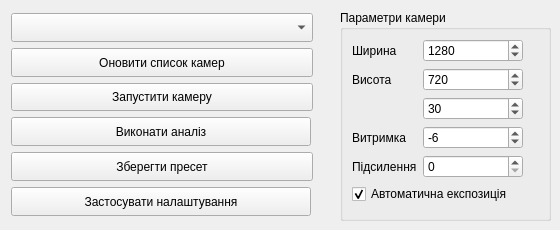
     <widget class="QWidget" name="cameraTab">
      <attribute name="title">
       <string>Камера</string>
      </attribute>
      <widget class="QGroupBox" name="cameraSettingsGroup">
       <property name="geometry">
        <rect>
         <x>340</x>
         <y>10</y>
         <width>211</width>
         <height>211</height>
        </rect>
       </property>
       <property name="title">
        <string>Параметри камери</string>
       </property>
       <layout class="QFormLayout" name="cameraSettingsLayout">
        <item row="0" column="0">
         <widget class="QLabel" name="labelWidth">
          <property name="text">
           <string>Ширина</string>
          </property>
         </widget>
        </item>
        <item row="0" column="1">
         <widget class="QSpinBox" name="widthSpinBox">
          <property name="sizePolicy">
           <sizepolicy hsizetype="Fixed" vsizetype="Fixed">
            <horstretch>0</horstretch>
            <verstretch>0</verstretch>
           </sizepolicy>
          </property>
          <property name="minimumSize">
           <size>
            <width>100</width>
            <height>0</height>
           </size>
          </property>
          <property name="minimum">
           <number>160</number>
          </property>
          <property name="maximum">
           <number>3840</number>
          </property>
          <property name="value">
           <number>1280</number>
          </property>
         </widget>
        </item>
        <item row="1" column="0">
         <widget class="QLabel" name="labelHeight">
          <property name="text">
           <string>Висота</string>
          </property>
         </widget>
        </item>
        <item row="1" column="1">
         <widget class="QSpinBox" name="heightSpinBox">
          <property name="sizePolicy">
           <sizepolicy hsizetype="Fixed" vsizetype="Fixed">
            <horstretch>0</horstretch>
            <verstretch>0</verstretch>
           </sizepolicy>
          </property>
          <property name="minimumSize">
           <size>
            <width>100</width>
            <height>0</height>
           </size>
          </property>
          <property name="minimum">
           <number>120</number>
          </property>
          <property name="maximum">
           <number>2160</number>
          </property>
          <property name="value">
           <number>720</number>
          </property>
         </widget>
        </item>
        <item row="2" column="1">
         <widget class="QSpinBox" name="fpsSpinBox">
          <property name="sizePolicy">
           <sizepolicy hsizetype="Fixed" vsizetype="Fixed">
            <horstretch>0</horstretch>
            <verstretch>0</verstretch>
           </sizepolicy>
          </property>
          <property name="minimumSize">
           <size>
            <width>100</width>
            <height>0</height>
           </size>
          </property>
          <property name="minimum">
           <number>1</number>
          </property>
          <property name="maximum">
           <number>60</number>
          </property>
          <property name="value">
           <number>30</number>
          </property>
         </widget>
        </item>
        <item row="3" column="0">
         <widget class="QLabel" name="labelExposure">
          <property name="text">
           <string>Витримка</string>
          </property>
         </widget>
        </item>
        <item row="3" column="1">
         <widget class="QSpinBox" name="exposureSpinBox">
          <property name="sizePolicy">
           <sizepolicy hsizetype="Fixed" vsizetype="Fixed">
            <horstretch>0</horstretch>
            <verstretch>0</verstretch>
           </sizepolicy>
          </property>
          <property name="minimumSize">
           <size>
            <width>100</width>
            <height>0</height>
           </size>
          </property>
          <property name="minimum">
           <number>-13</number>
          </property>
          <property name="maximum">
           <number>10000</number>
          </property>
          <property name="value">
           <number>-6</number>
          </property>
         </widget>
        </item>
        <item row="4" column="0">
         <widget class="QLabel" name="labelGain">
          <property name="text">
           <string>Підсилення</string>
          </property>
         </widget>
        </item>
        <item row="4" column="1">
         <widget class="QSpinBox" name="gainSpinBox">
          <property name="sizePolicy">
           <sizepolicy hsizetype="Fixed" vsizetype="Fixed">
            <horstretch>0</horstretch>
            <verstretch>0</verstretch>
           </sizepolicy>
          </property>
          <property name="minimumSize">
           <size>
            <width>100</width>
            <height>0</height>
           </size>
          </property>
          <property name="minimum">
           <number>0</number>
          </property>
          <property name="maximum">
           <number>100</number>
          </property>
          <property name="value">
           <number>0</number>
          </property>
         </widget>
        </item>
        <item row="5" column="0" colspan="2">
         <widget class="QCheckBox" name="autoExposureCheckBox">
          <property name="text">
           <string>Автоматична експозиція</string>
          </property>
          <property name="checked">
           <bool>true</bool>
          </property>
         </widget>
        </item>
       </layout>
      </widget>
      <widget class="QWidget" name="verticalLayoutWidget_3">
       <property name="geometry">
        <rect>
         <x>11</x>
         <y>13</y>
         <width>302</width>
         <height>203</height>
        </rect>
       </property>
       <layout class="QVBoxLayout" name="verticalLayout_4">
        <item>
         <widget class="QComboBox" name="cameraCombo">
          <property name="sizePolicy">
           <sizepolicy hsizetype="Preferred" vsizetype="Preferred">
            <horstretch>50</horstretch>
            <verstretch>0</verstretch>
           </sizepolicy>
          </property>
          <property name="minimumSize">
           <size>
            <width>300</width>
            <height>0</height>
           </size>
          </property>
         </widget>
        </item>
        <item>
         <widget class="QPushButton" name="refreshCamerasButton">
          <property name="sizePolicy">
           <sizepolicy hsizetype="Preferred" vsizetype="Minimum">
            <horstretch>0</horstretch>
            <verstretch>0</verstretch>
           </sizepolicy>
          </property>
          <property name="minimumSize">
           <size>
            <width>300</width>
            <height>0</height>
           </size>
          </property>
          <property name="text">
           <string>Оновити список камер</string>
          </property>
         </widget>
        </item>
        <item>
         <widget class="QPushButton" name="cameraButton">
          <property name="sizePolicy">
           <sizepolicy hsizetype="Preferred" vsizetype="Minimum">
            <horstretch>0</horstretch>
            <verstretch>0</verstretch>
           </sizepolicy>
          </property>
          <property name="minimumSize">
           <size>
            <width>300</width>
            <height>0</height>
           </size>
          </property>
          <property name="text">
           <string>Запустити камеру</string>
          </property>
         </widget>
        </item>
        <item>
         <widget class="QPushButton" name="processButton">
          <property name="sizePolicy">
           <sizepolicy hsizetype="Fixed" vsizetype="Preferred">
            <horstretch>0</horstretch>
            <verstretch>0</verstretch>
           </sizepolicy>
          </property>
          <property name="minimumSize">
           <size>
            <width>300</width>
            <height>0</height>
           </size>
          </property>
          <property name="text">
           <string>Виконати аналіз</string>
          </property>
         </widget>
        </item>
        <item>
         <widget class="QPushButton" name="saveCameraSettingsButton">
          <property name="sizePolicy">
           <sizepolicy hsizetype="Preferred" vsizetype="Preferred">
            <horstretch>0</horstretch>
            <verstretch>0</verstretch>
           </sizepolicy>
          </property>
          <property name="minimumSize">
           <size>
            <width>300</width>
            <height>0</height>
           </size>
          </property>
          <property name="text">
           <string>Зберегти пресет</string>
          </property>
         </widget>
        </item>
        <item>
         <widget class="QPushButton" name="applyCameraSettingsButton">
          <property name="sizePolicy">
           <sizepolicy hsizetype="Fixed" vsizetype="Preferred">
            <horstretch>0</horstretch>
            <verstretch>0</verstretch>
           </sizepolicy>
          </property>
          <property name="minimumSize">
           <size>
            <width>300</width>
            <height>0</height>
           </size>
          </property>
          <property name="text">
           <string>Застосувати налаштування</string>
          </property>
         </widget>
        </item>
       </layout>
      </widget>
     </widget>
